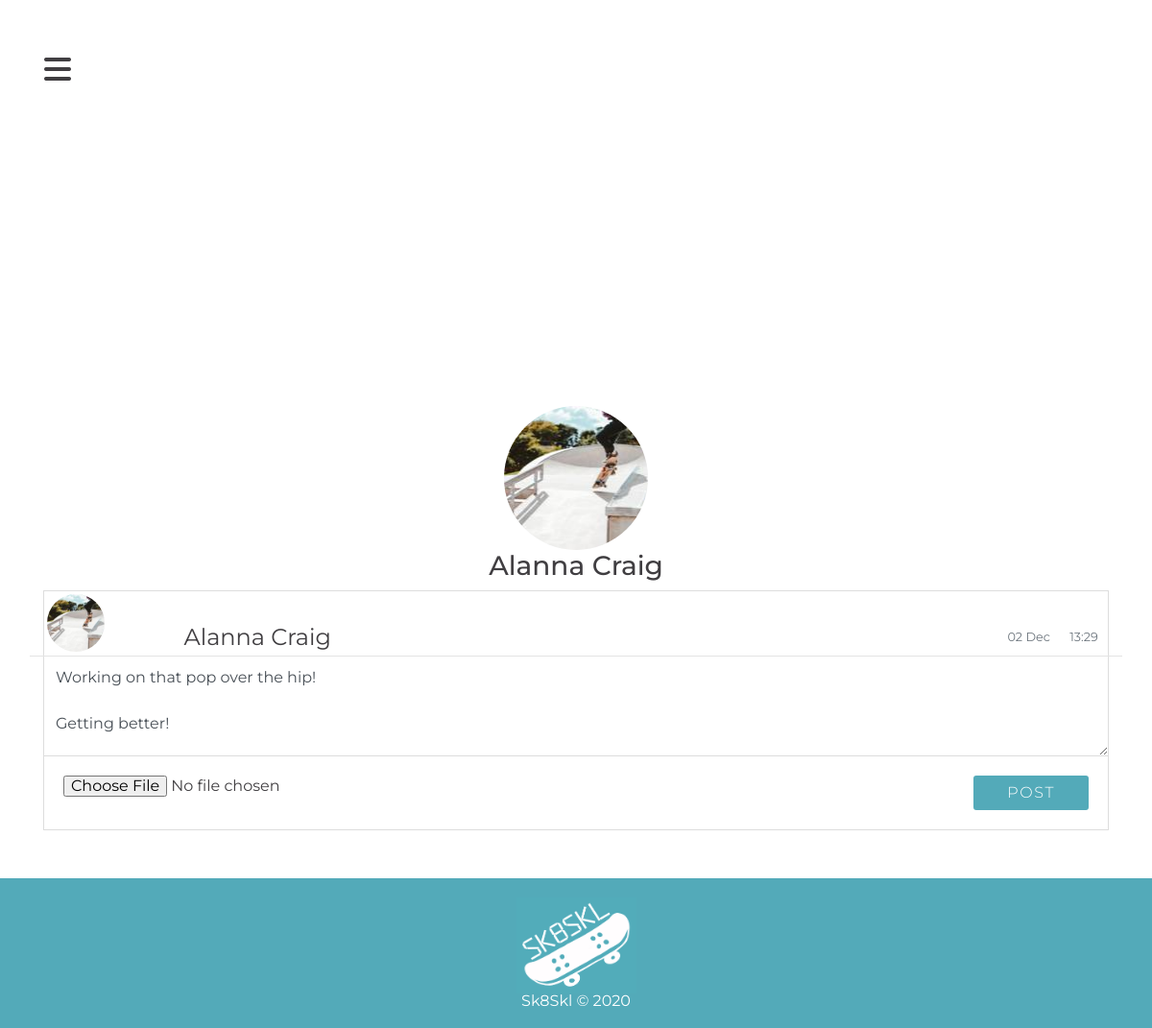
Screenshot of /post/1/update (signed in) with the database file from the repository.
### skateschool/models.py (models this page shows, shortened)
class User(db.Model, UserMixin):
    id = db.Column(db.Integer, primary_key=True)
    userImage = db.Column(db.String(20), nullable=False, default='default.jpg')
    userFN = db.Column(db.String(40), nullable=False)
    userSN = db.Column(db.String(100), nullable=False)
    email = db.Column(db.String(100), unique=True, nullable=False)
    password = db.Column(db.String(100), nullable=False)
    age = db.Column(db.Integer, nullable=False)
    posts = db.relationship('Posts', backref='author', lazy=True)
    comments = db.relationship('Comments', backref='author', lazy=True)

class Posts(db.Model):
    id = db.Column(db.Integer, primary_key=True)
    date = db.Column(db.DateTime, nullable=False, default=datetime.utcnow)
    content = db.Column(db.Text(250), nullable=False)
    media = db.Column(db.String(20))
    user_id = db.Column(db.Integer, db.ForeignKey('user.id'), nullable=False)
    comments = db.relationship('Comments', backref='post', lazy=True)

### skateschool/routes.py (the view)
@app.route("/post/<int:post_id>/update", methods=['GET','POST'])
@login_required
def updatePost(post_id):
    post = Posts.query.get_or_404(post_id)
    if post.author != current_user:
        abort(403)
    postForm = PostForm()
    if postForm.validate_on_submit():
        post.content = postForm.content.data
        db.session.commit()
        flash('Your post has been updated!', 'success')
        return redirect(url_for('post', post_id=post.id))
    elif request.method == 'GET':
        postForm.content.data = post.content
    userImage = url_for('static', filename='profileImg/' + current_user.userImage)
    return render_template('updatePost.html', title='Update Post', postForm=postForm, userImage=userImage, post=post)

### skateschool/forms.py
class PostForm(FlaskForm):
    content = TextAreaField('Content', validators=[DataRequired()])
    media = FileField('Upload a short video', validators=[FileAllowed(['mov', 'mp4'])])
    submit = SubmitField('Post')

### skateschool/models.py (called while the page is built)
@login_manager.user_loader
def load_user(user_id):
    return User.query.get(int(user_id))

### skateschool/templates/updatePost.html (shortened to what this page needs)
{% extends "layout.html" %}
{% block content %}
<div class="container">
    <img class="rounded-circle account-img" src="{{ userImage }}">
	<h3 class="text-center"> {{ current_user.userFN }} {{ current_user.userSN }} </h3>
    <div class="well well-sm well-new-post">
        <form method="post" action="" enctype="multipart/form-data">
            <div class="row postHeadings">
                <div class="col-1">
                    <img class="rounded-circle article-img" src="{{ url_for('static', filename='profileImg/' + post.author.userImage) }}">
                </div>
                <div class="col">
                    <div class="postMetadata">
                        <a class="mr-2" href="#">{{ post.author.userFN }}  {{ post.author.userSN }}</a>
                        <small class="text-muted timeDate">{{ post.date.strftime('%-H:%M')}}</small>
                        <small class="text-muted timeDate">{{ post.date.strftime('%d %b')}}</small>
                    </div>
                </div>
            </div>
            {% if postForm.content.errors %}
                {{ postForm.content(class="form-control is-invalid", placeholder='What do you want to say?') }}
                    <div class="errorMsg">
                        {% for error in postForm.content.errors %}
                            <span>{{ error }}</span>
                        {% endfor %}
                    </div>
                {% else %}
                    {{ postForm.content(class="form-control", placeholder='What do you want to say?') }}
                {% endif %}
            <div class='row newPostBtn'>
                <div class="col">
                    {{ postForm.media(class="form-control-file") }}
                </div>
                <div class="col">
                    {{ postForm.submit(class="forms_buttons-action float-right") }}
                </div>
            </div>
        </form>
    </div>
    </div>
{% endblock content %}

### skateschool/static/style.css (style rules this page uses)
body { background: white; color: #403E41; font-family: "Montserrat", sans-serif; line-height: 1em; margin-top: 5%; min-height: 100%; }
h1, h2, h3, h4, h5, h6, a { color: #403E41; }
.article-img { width: 60px; height: 60px; margin: 5%; }
.postHeadings { padding-bottom: 1px; margin-bottom: 4px; border-bottom: 1px solid #e3e3e3 }
.postMetadata { margin-top: 4%; }
.postMetadata a { font-size: 1.5em; margin-left: 5%; }
.timeDate { float:right; margin: 0 1%; }
.well-new-post { border-radius: 0; background-color: #ffffff; border: 1px solid #ddd; padding:0; }
.well-new-post .form-control { width: 100%; min-height: 100px; border: none; border-radius: 0; box-shadow: none; border-bottom: 1px solid #dddddd ; }
.well-new-post .newPostHead, .newPostBtn { padding: 10px; }
.newPostBtn { padding: 20px; }
input { background-color: transparent; padding: 0; border: 0; outline: 0; }
input[type="submit"] { cursor: pointer; }
input::placeholder { font-size: 0.8rem; font-family: "Montserrat", sans-serif; font-weight: 300; letter-spacing: 0.1rem; color: #ccc; }
.forms_buttons-action { background-color: #53aab9; border-radius: 3px; padding: 10px 35px; font-size: 1rem; font-family: "Montserrat", sans-serif; font-weight: 300; color: #fff; text-transform: uppercase; letter-spacing: 0.1rem; -webkit-transition: background-color 0.2s ease-in-out; transition: background-color 0.2s ease-in-out; }
.account-img { width: 150px; height: 150px; display: block; margin-left: auto; margin-right: auto; }

### rows the page displays
User: userFN "Alanna", userSN "Craig", userImage (placeholder picture), author.userFN "Alanna", author.userSN "Craig"
Posts: date "13:29", date "02 Dec", content "Working on that pop over the hip! Getting better!"
